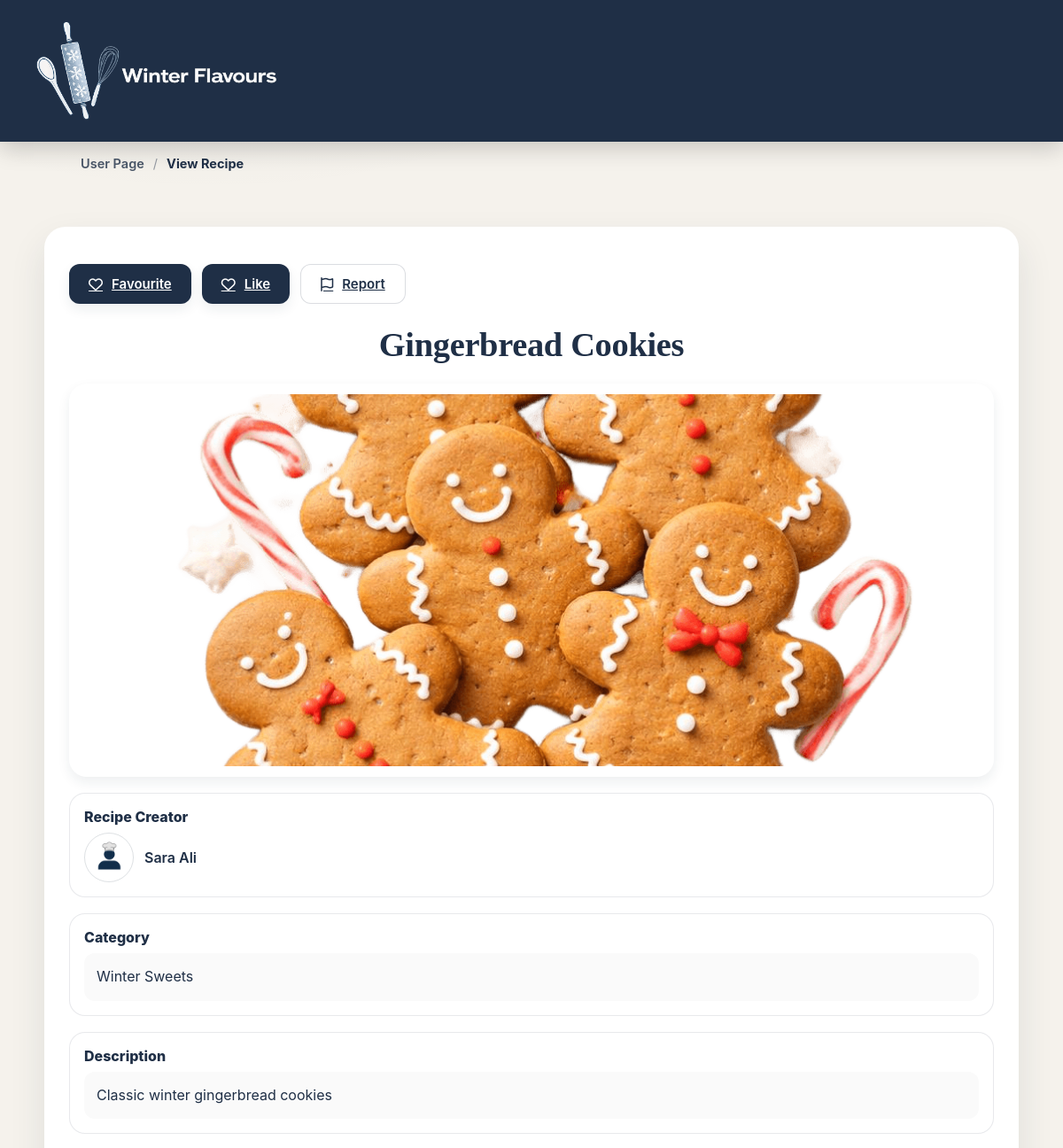
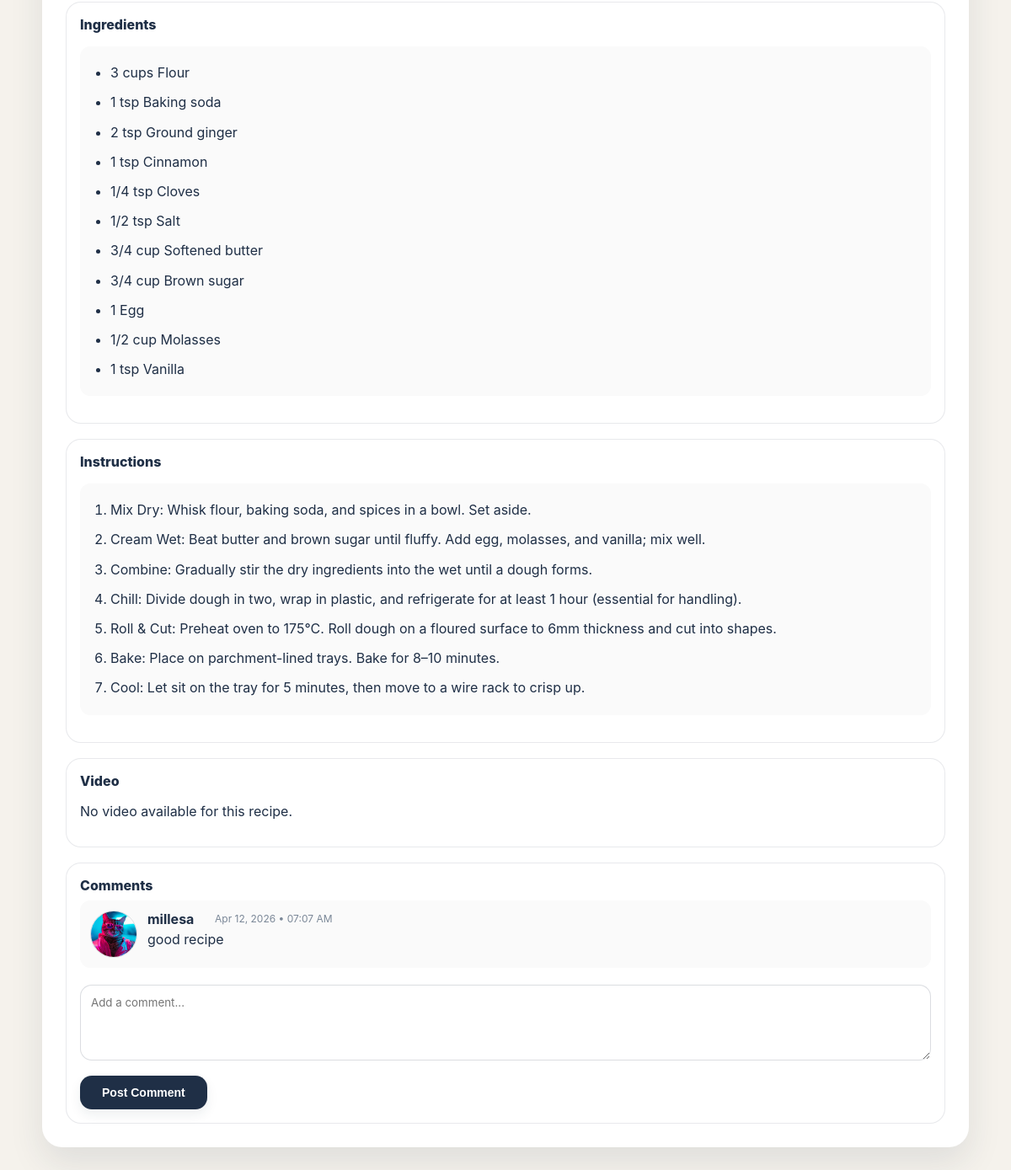
Page /viewRecipe.php?id=6 (signed in) on the committed database (2 pictures, top to bottom).
### tables this page shows
CREATE TABLE `Recipe` (
  `id` int NOT NULL,
  `userID` int NOT NULL,
  `categoryID` int NOT NULL,
  `name` varchar(100) NOT NULL,
  `description` text NOT NULL,
  `photoFileName` varchar(255) NOT NULL,
  `videoFilePath` varchar(255) DEFAULT NULL
);

CREATE TABLE `User` (
  `id` int NOT NULL,
  `userType` varchar(10) NOT NULL,
  `firstName` varchar(50) NOT NULL,
  `lastName` varchar(50) NOT NULL,
  `emailAddress` varchar(100) NOT NULL,
  `password` varchar(255) NOT NULL,
  `photoFileName` varchar(255) DEFAULT 'default.png'
);

CREATE TABLE `RecipeCategory` (
  `id` int NOT NULL,
  `categoryName` varchar(50) NOT NULL
);

CREATE TABLE `Ingredients` (
  `id` int NOT NULL,
  `recipeID` int NOT NULL,
  `ingredientName` varchar(100) NOT NULL,
  `ingredientQuantity` varchar(100) NOT NULL
);

CREATE TABLE `Instructions` (
  `id` int NOT NULL,
  `recipeID` int NOT NULL,
  `step` text NOT NULL,
  `stepOrder` int NOT NULL
);

CREATE TABLE `Comment` (
  `id` int NOT NULL,
  `recipeID` int NOT NULL,
  `userID` int NOT NULL,
  `comment` text NOT NULL,
  `date` datetime NOT NULL DEFAULT CURRENT_TIMESTAMP
);

### ViewRecipe.php (the view, shortened to what this page needs)
<?php
include("db.php");
$recipeID = (int)$_GET['id'];
$stmt = $conn->prepare("
    SELECT r.id, r.name, r.description, r.photoFileName, r.videoFilePath,
           rc.categoryName,
           u.firstName, u.lastName, u.photoFileName AS userPhoto
    FROM Recipe r
    JOIN RecipeCategory rc ON r.categoryID = rc.id
    JOIN User u ON r.userID = u.id
    WHERE r.id = ?
");
$stmt->bind_param("i", $recipeID);
$stmt->execute();
$result = $stmt->get_result();
$recipe = $result->fetch_assoc();
$ingStmt = $conn->prepare("SELECT ingredientName, ingredientQuantity FROM Ingredients WHERE recipeID = ?");
$ingStmt->bind_param("i", $recipeID);
$ingStmt->execute();
$ingredients = $ingStmt->get_result()->fetch_all(MYSQLI_ASSOC);
$insStmt = $conn->prepare("SELECT step FROM Instructions WHERE recipeID = ? ORDER BY stepOrder ASC");
$insStmt->bind_param("i", $recipeID);
$insStmt->execute();
$instructions = $insStmt->get_result()->fetch_all(MYSQLI_ASSOC);
$comStmt = $conn->prepare("
    SELECT c.comment, c.date, u.firstName, u.photoFileName AS userPhoto
    FROM Comment c
    LEFT JOIN User u ON c.userID = u.id
    WHERE c.recipeID = ?
    ORDER BY c.date DESC
");
$comStmt->bind_param("i", $recipeID);
$comStmt->execute();
$comments = $comStmt->get_result()->fetch_all(MYSQLI_ASSOC);
    $likeCheck = mysqli_query($conn, "SELECT * FROM Likes WHERE userID='$_SESSION[userID]' AND recipeID='$recipeID'");
    $hasLiked = mysqli_num_rows($likeCheck) > 0;
    $favCheck = mysqli_query($conn, "SELECT * FROM Favourites WHERE userID='$_SESSION[userID]' AND recipeID='$recipeID'");
    $hasFav = mysqli_num_rows($favCheck) > 0;
    $repCheck = mysqli_query($conn, "SELECT * FROM Report WHERE userID='$_SESSION[userID]' AND recipeID='$recipeID'");
    $hasRep = mysqli_num_rows($repCheck) > 0;
?>
<!DOCTYPE html>
<html lang="en">
<head>
  <link rel="stylesheet" href="https://cdnjs.cloudflare.com/ajax/libs/font-awesome/6.5.0/css/all.min.css" />
  <link rel="stylesheet" href="style.css" />
</head>
<body class="vr-body">
<header class="wf-header">
  <div class="wf-header-inner">
    <div class="logo-box">
      <img src="images/logo.png" alt="Logo" id="Logo">
    </div>
  </div>
</header>
<div class="wf-breadcrumb-bar">
  <div class="wf-breadcrumb-inner">
    <ol class="wf-breadcrumbs">
      <li><a href="Userpage.php">User Page</a></li>
      <li class="separator">/</li>
      <li class="current" aria-current="page">View Recipe</li>
    </ol>
  </div>
</div>
<main class="vr-page">
  <article class="vr-card">
    <header class="vr-top">
      <div class="vr-actions">
      <?php
      if($hasFav){
      ?>
      <button class="vr-btn" disabled>Favourite</button>
      <?php } else { ?>
      <a class="vr-btn" href="favourite.php?id=<?php echo $recipeID; ?>"><i class="fa-regular fa-heart"></i>Favourite</a>
      <?php } ?>
      <?php
      if($hasLiked){
      ?>
      <button class="vr-btn" disabled>Like</button>
      <?php } else { ?>
      <a class="vr-btn" href="like.php?id=<?php echo $recipeID; ?>"><i class="fa-regular fa-heart"></i>Like</a>
      <?php } ?>
      <?php
      if($hasRep){
      ?>
      <button class="vr-btn" disabled>Report</button>
      <?php } else { ?>
      <a class="vr-btn vr-btn-outline" href="report.php?id=<?php echo $recipeID; ?>"><i class="fa-regular fa-flag"></i>Report</a>
      <?php } ?>
      </div>
    </header>
    <h1 class="vr-title"><?php echo htmlspecialchars($recipe['name']); ?></h1>
    <div class="vr-media">
      <img
        class="vr-image"
        src="images/<?php echo htmlspecialchars($recipe['photoFileName']); ?>"
        alt="<?php echo htmlspecialchars($recipe['name']); ?>"
      />
    </div>
    <section class="vr-section">
      <h3 class="vr-h">Recipe Creator</h3>
      <div class="vr-creator">
        <img src="images/<?php echo htmlspecialchars($recipe['userPhoto'] ?? 'profile.png'); ?>"
             alt="<?php echo htmlspecialchars($recipe['firstName']); ?>">
        <span><?php echo htmlspecialchars($recipe['firstName'] . ' ' . $recipe['lastName']); ?></span>
      </div>
    </section>
    <section class="vr-section">
      <h3 class="vr-h">Category</h3>
      <div class="vr-field"><?php echo htmlspecialchars($recipe['categoryName']); ?></div>
    </section>
    <section class="vr-section">
      <h3 class="vr-h">Description</h3>
      <div class="vr-field"><?php echo htmlspecialchars($recipe['description']); ?></div>
    </section>
    <section class="vr-section">
      <h3 class="vr-h">Ingredients</h3>
      <ul class="vr-list">
        <?php if (!empty($ingredients)): ?>
          <?php foreach ($ingredients as $ing): ?>
            <li><?php echo htmlspecialchars($ing['ingredientQuantity'] . ' ' . $ing['ingredientName']); ?></li>
          <?php endforeach; ?>
        <?php else: ?>
          <li>No ingredients listed.</li>
        <?php endif; ?>
      </ul>
    </section>
    <section class="vr-section">
      <h3 class="vr-h">Instructions</h3>
      <ol class="vr-list">
        <?php if (!empty($instructions)): ?>
          <?php foreach ($instructions as $ins): ?>
            <li><?php echo htmlspecialchars($ins['step']); ?></li>
          <?php endforeach; ?>
        <?php else: ?>
          <li>No instructions listed.</li>
        <?php endif; ?>
      </ol>
    </section>
    <section class="vr-section">
      <h3 class="vr-h">Video</h3>
      <?php if (!empty($recipe['videoFilePath'])): ?>
        <a class="vr-link"
           href="<?php echo htmlspecialchars($recipe['videoFilePath']); ?>"
           target="_blank" rel="noopener noreferrer">
          Watch video
        </a>
      <?php else: ?>
        <p class="muted">No video available for this recipe.</p>
      <?php endif; ?>
    </section>
    <section class="vr-section">
      <h3 class="vr-h">Comments</h3>
      <?php if (!empty($comments)): ?>
        <?php foreach ($comments as $comment): ?>
          <div class="vr-comment">
            <img
              class="vr-comment-avatar"
              src="images/<?php echo htmlspecialchars($comment['userPhoto'] ?? 'profile.png'); ?>"
              alt="<?php echo htmlspecialchars($comment['firstName']); ?>"
            />
            <div class="vr-comment-content">
              <div class="vr-comment-top">
                <strong class="vr-comment-name"><?php echo htmlspecialchars($comment['firstName']); ?></strong>
                <span class="vr-comment-time"><?php echo date('M d, Y • h:i A', strtotime($comment['date'])); ?></span>
              </div>
              <p><?php echo htmlspecialchars($comment['comment']); ?></p>
            </div>
          </div>
        <?php endforeach; ?>
      <?php else: ?>
        <p class="muted">No comments yet. Be the first to comment!</p>
      <?php endif; ?>
    <form method="POST">
      <textarea class="vr-input" name="comment" placeholder="Add a comment..."></textarea>
      <button class="vr-post">Post Comment</button>
    </form>
    </section>
  </article>
</main>
</body>
</html>

### style.css (style rules this page uses)
.wf-header { background:#1f2f46; height:160px; display:flex; align-items:center; box-shadow:0 8px 24px rgba(0,0,0,.18); position:relative; }
.wf-header-inner { max-width:1200px; width:100%; margin:auto; padding:0 40px; display:flex; align-items:center; justify-content:space-between; }
#Logo { height:200%; width:auto; }
.logo-box { width:auto; height:56px; border-radius:14px; display:flex; align-items:center; justify-content:center; }
.wf-breadcrumb-inner { max-width:1100px; margin:auto; padding:1px 1px; }
.wf-breadcrumbs { list-style:none; display:flex; align-items:center; gap:10px; font-size:14.5px; }
.wf-breadcrumbs a { color:#1f2f46; text-decoration:none; font-weight:600; opacity:.8; }
.wf-breadcrumbs .separator { color:rgba(31,47,70,.45); }
.wf-breadcrumbs .current { font-weight:700; color:#1f2f46; }
* { box-sizing: border-box; }
body { margin: 0; font-family: system-ui, -apple-system, "Segoe UI", Roboto, Arial, sans-serif; background-color: #3E2723; }
body { background: #f5f2ec; font-family: "Inter", sans-serif; color: #1f2f46; }
.vr-body * { box-sizing: border-box; }
.vr-body { margin: 0; font-family: "Inter", system-ui, -apple-system, Segoe UI, Roboto, Arial, sans-serif; color: #1f2f46; background: radial-gradient(800px 360px at 20% 0%, rgba(31,47,70,0.06), transparent 60%), #f5f2ec; }
.vr-page { padding: 48px 20px 70px; display: flex; justify-content: center; }
.vr-card { width: 100%; max-width: 1100px; background: #ffffff; border-radius: 24px; padding: 28px; box-shadow: 0 18px 40px rgba(31,47,70,0.10); }
.vr-top { margin-top: 14px; }
.vr-actions { display: flex; gap: 12px; flex-wrap: wrap; }
.vr-btn { background: #1f2f46; color: #ffffff; border: none; padding: 12px 22px; font-size: 15px; font-weight: 600; border-radius: 12px; box-shadow: 0 6px 14px rgba(31,47,70,0.08); display: inline-flex; align-items: center; gap: 10px; transition: transform 120ms ease, box-shadow 120ms ease; }
.vr-btn i { font-size: 16px; }
.vr-btn-outline { background: #ffffff; color: #1f2f46; border: 1px solid rgba(31,47,70,0.16); box-shadow: none; }
.vr-title { text-align: center; margin: 24px 0 22px; font-family: "Playfair Display", serif; font-size: clamp(28px, 3.2vw, 44px); font-weight: 700; letter-spacing: -0.3px; }
.vr-media { background: #ffffff; border-radius: 20px; padding: 12px; box-shadow: 0 6px 14px rgba(31,47,70,0.08); }
.vr-image { width: 100%; height: min(420px, 55vw); object-fit: cover; border-radius: 14px; display: block; }
.vr-section { margin-top: 18px; background: #ffffff; border: 1px solid rgba(31,47,70,0.10); border-radius: 18px; padding: 16px; }
.vr-h { margin: 0 0 8px; font-size: 16px; font-weight: 800; }
.vr-field { background: #fafafa; border-radius: 12px; padding: 14px; line-height: 1.6; }
.vr-list { background: #fafafa; border-radius: 12px; padding: 14px 18px 14px 36px; line-height: 1.7; }
.vr-list li { padding: 4px 0; }
.vr-creator { display: flex; align-items: center; gap: 12px; }
.vr-creator img { width: 56px; height: 56px; border-radius: 50%; object-fit: cover; border: 1px solid rgba(31,47,70,0.15); }
.vr-creator span { font-weight: 600; }
.vr-comment { background: #fafafa; border-radius: 12px; padding: 12px; margin-bottom: 10px; display: flex; gap: 12px; align-items: flex-start; }
.vr-comment-avatar { width: 56px; height: 56px; border-radius: 50%; object-fit: cover; border: 1px solid rgba(31,47,70,0.15); }
.vr-comment-content p { margin: 4px 0 0; }
.vr-input { width: 100%; min-height: 90px; border-radius: 14px; border: 1px solid rgba(31,47,70,0.16); padding: 12px; font-family: inherit; margin-top: 10px; outline: none; }
.vr-post { margin-top: 14px; padding: 12px 26px; font-size: 14px; font-weight: 600; border-radius: 14px; background: #1f2f46; color: #ffffff; border: none; box-shadow: 0 6px 14px rgba(31,47,70,0.08); }
.vr-comment-top { display:flex; align-items:center; gap:10px; }
.vr-comment-name { min-width:70px; }
.vr-comment-time { font-size:12px; color:#7a8797; }

### rows in the picture
recipe: name "Gingerbread Cookies", photoFileName+name (picture), userID.photoFileName (placeholder picture), userID.lastName "Sara Ali", categoryID.categoryName "Winter Sweets", description "Classic winter gingerbread cookies"
ingredients: ingredientQuantity+ingredientName "3 cups Flour"
ingredients: ingredientQuantity+ingredientName "1 tsp Baking soda"
ingredients: ingredientQuantity+ingredientName "2 tsp Ground ginger"
ingredients: ingredientQuantity+ingredientName "1 tsp Cinnamon"
ingredients: ingredientQuantity+ingredientName "1/4 tsp Cloves"
ingredients: ingredientQuantity+ingredientName "1/2 tsp Salt"
ingredients: ingredientQuantity+ingredientName "3/4 cup Softened butter"
ingredients: ingredientQuantity+ingredientName "3/4 cup Brown sugar"
ingredients: ingredientQuantity+ingredientName "1 Egg"
ingredients: ingredientQuantity+ingredientName "1/2 cup Molasses"
ingredients: ingredientQuantity+ingredientName "1 tsp Vanilla"
instructions: step "Mix Dry: Whisk flour, baking soda, and spices in a bowl. Set aside."
instructions: step "Cream Wet: Beat butter and brown sugar until fluffy. Add egg, molasses, and vanilla; mix well."
instructions: step "Combine: Gradually stir the dry ingredients into the wet until a dough forms."
instructions: step "Chill: Divide dough in two, wrap in plastic, and refrigerate for at least 1 hour (essential for handling)."
instructions: step "Roll & Cut: Preheat oven to 175°C. Roll dough on a floured surface to 6mm thickness and cut into shapes."
instructions: step "Bake: Place on parchment-lined trays. Bake for 8–10 minutes."
instructions: step "Cool: Let sit on the tray for 5 minutes, then move to a wire rack to crisp up."
comment: userID.photoFileName (picture), userID.firstName "millesa", date "Apr 12, 2026 • 07:07 AM", comment "good recipe"
